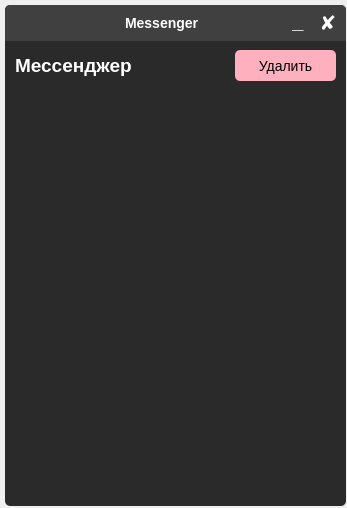
<?xml version="1.0" encoding="UTF-8"?>
<ui version="4.0">
 <class>messenger</class>
 <widget class="QDialog" name="messenger">
  <property name="geometry">
   <rect>
    <x>0</x>
    <y>0</y>
    <width>347</width>
    <height>508</height>
   </rect>
  </property>
  <property name="minimumSize">
   <size>
    <width>338</width>
    <height>463</height>
   </size>
  </property>
  <property name="maximumSize">
   <size>
    <width>16777215</width>
    <height>16777215</height>
   </size>
  </property>
  <property name="windowTitle">
   <string>Dialog</string>
  </property>
  <property name="styleSheet">
   <string notr="true"/>
  </property>
  <widget class="QFrame" name="frame">
   <property name="geometry">
    <rect>
     <x>5</x>
     <y>5</y>
     <width>341</width>
     <height>501</height>
    </rect>
   </property>
   <property name="minimumSize">
    <size>
     <width>341</width>
     <height>501</height>
    </size>
   </property>
   <property name="maximumSize">
    <size>
     <width>341</width>
     <height>501</height>
    </size>
   </property>
   <property name="styleSheet">
    <string notr="true">border: none;
border-radius: 5px;
background-color: #2a2a2a;
color: white;</string>
   </property>
   <property name="frameShape">
    <enum>QFrame::StyledPanel</enum>
   </property>
   <property name="frameShadow">
    <enum>QFrame::Raised</enum>
   </property>
   <widget class="QFrame" name="frame_3">
    <property name="geometry">
     <rect>
      <x>0</x>
      <y>0</y>
      <width>341</width>
      <height>36</height>
     </rect>
    </property>
    <property name="styleSheet">
     <string notr="true">QFrame{
	border-bottom-left-radius: 0px;
	border-bottom-right-radius: 0px;
	background-color: #404040;
}</string>
    </property>
    <property name="frameShape">
     <enum>QFrame::StyledPanel</enum>
    </property>
    <property name="frameShadow">
     <enum>QFrame::Raised</enum>
    </property>
    <widget class="QPushButton" name="pushButton_8">
     <property name="geometry">
      <rect>
       <x>310</x>
       <y>5</y>
       <width>26</width>
       <height>26</height>
      </rect>
     </property>
     <property name="font">
      <font>
       <pointsize>-1</pointsize>
       <weight>75</weight>
       <bold>true</bold>
      </font>
     </property>
     <property name="styleSheet">
      <string notr="true">QPushButton {
	font-size: 20px;
	height: 28px;
	color: white;
	background-color: #404040;
	border-radius: 5px;
}
QPushButton::hover {
	background-color: #ffb0be;
	color: black;
}</string>
     </property>
     <property name="text">
      <string>✘</string>
     </property>
    </widget>
    <widget class="QPushButton" name="pushButton_9">
     <property name="geometry">
      <rect>
       <x>280</x>
       <y>5</y>
       <width>26</width>
       <height>26</height>
      </rect>
     </property>
     <property name="font">
      <font>
       <pointsize>-1</pointsize>
       <weight>75</weight>
       <bold>true</bold>
      </font>
     </property>
     <property name="styleSheet">
      <string notr="true">QPushButton {
	padding-bottom: 4px;
	font-size: 20px;
	color: white;
	background-color: #404040;
	border-radius: 5px;
}
QPushButton::hover {
	background-color: #2a2a2a;
}</string>
     </property>
     <property name="text">
      <string>_</string>
     </property>
    </widget>
    <widget class="QLabel" name="label_9">
     <property name="geometry">
      <rect>
       <x>120</x>
       <y>10</y>
       <width>91</width>
       <height>16</height>
      </rect>
     </property>
     <property name="font">
      <font>
       <pointsize>-1</pointsize>
       <weight>75</weight>
       <bold>true</bold>
      </font>
     </property>
     <property name="styleSheet">
      <string notr="true">font-size: 14px;
color: white;</string>
     </property>
     <property name="text">
      <string>Messenger</string>
     </property>
    </widget>
   </widget>
   <widget class="QFrame" name="frame_4">
    <property name="geometry">
     <rect>
      <x>5</x>
      <y>40</y>
      <width>331</width>
      <height>46</height>
     </rect>
    </property>
    <property name="styleSheet">
     <string notr="true">background-color: #2a2a2a;</string>
    </property>
    <property name="frameShape">
     <enum>QFrame::StyledPanel</enum>
    </property>
    <property name="frameShadow">
     <enum>QFrame::Raised</enum>
    </property>
    <widget class="QPushButton" name="pushButton">
     <property name="geometry">
      <rect>
       <x>225</x>
       <y>5</y>
       <width>101</width>
       <height>31</height>
      </rect>
     </property>
     <property name="styleSheet">
      <string notr="true">padding: 2px;
font-size: 14px;
height: 28px;
color: black;
background-color: #ffb0be;
border-radius: 5px;</string>
     </property>
     <property name="text">
      <string>Удалить</string>
     </property>
    </widget>
    <widget class="QLabel" name="label">
     <property name="geometry">
      <rect>
       <x>5</x>
       <y>10</y>
       <width>146</width>
       <height>21</height>
      </rect>
     </property>
     <property name="font">
      <font>
       <pointsize>-1</pointsize>
       <weight>75</weight>
       <bold>true</bold>
      </font>
     </property>
     <property name="styleSheet">
      <string notr="true">font-size: 19px;
color: white;</string>
     </property>
     <property name="text">
      <string>Мессенджер</string>
     </property>
    </widget>
   </widget>
   <widget class="QListWidget" name="listWidget">
    <property name="geometry">
     <rect>
      <x>5</x>
      <y>90</y>
      <width>331</width>
      <height>406</height>
     </rect>
    </property>
    <property name="font">
     <font>
      <pointsize>-1</pointsize>
      <weight>50</weight>
      <bold>false</bold>
     </font>
    </property>
    <property name="styleSheet">
     <string notr="true">QListWidget {
	border: none;
	font-size:15px;
	background-color: #2a2a2a;
	color: white;
	padding: 0px 2px;;
}
QListWidget::item {
	margin-top: 4px;
	padding-left: 5px;
	background-color: #424242;
	height: 50px;
	border: none;
	border-radius: 5px;
}
QListWidget::item:hover {
	background-color: #949494;
}</string>
    </property>
   </widget>
  </widget>
 </widget>
 <resources/>
 <connections/>
</ui>
